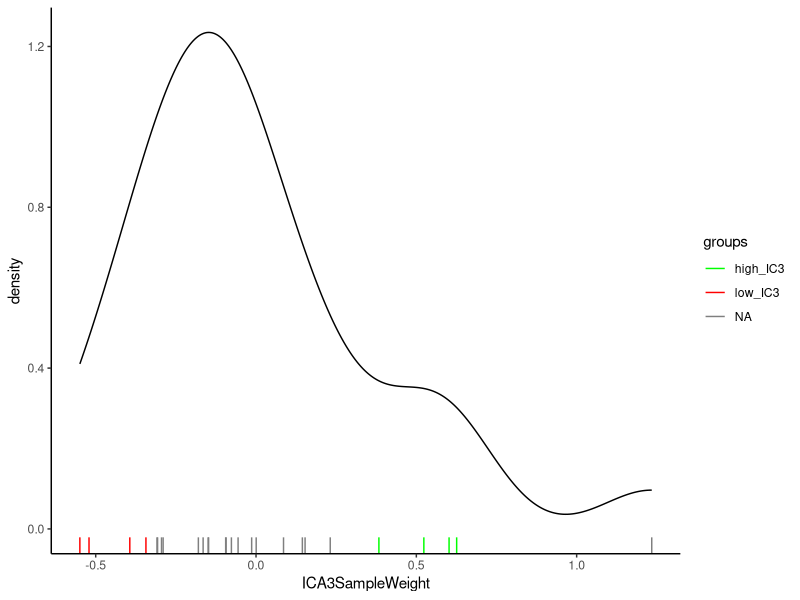

This chart was generated by the following R code: (Note: this script raises an error after producing the figure.)
# Package loading
library(tidyverse)
library(ggplot2)
setwd("/home/jacobo/Documents/03_Sauyeun_paper/01_PDX/020821_IC3_Into_Two_Groups/")

group_type <- "4vs4noPDAC024T" #4vs4noPDAC024T | 5vs5

# MAIN
ic3 <- read_tsv("../Remy_processed_data/samplesIC3_custom.csv") %>% mutate(as.double(ICA3SampleWeight)) %>%
  as.data.frame(.) %>%
  column_to_rownames(., var = "CITID") %>%
  .[,c("ICA3SampleWeight", "Diabetes"), drop = FALSE] %>% arrange(ICA3SampleWeight)


col_binary <- rep(NA,nrow(ic3))

if (group_type == "4vs4noPDAC024T"){
  col_binary[1:4] <- "low_IC3"
  col_binary[(nrow(ic3)-4):(nrow(ic3)-1)] <- "high_IC3"
  
} else if (group_type == "5vs5") {
  col_binary[1:5] <- "low_IC3"
  col_binary[(nrow(ic3)-4):nrow(ic3)] <- "high_IC3"
}

ic3$groups <- col_binary


ggplot(ic3, aes(x = ICA3SampleWeight)) +
  geom_density() + geom_rug(aes(color = groups)) + scale_colour_manual(values = c("green", "red")) + theme_classic()



write_tsv(ic3 %>% rownames_to_column(), paste(c("02_Output/samplesIC3_",group_type,".tsv"), collapse = ""))

          